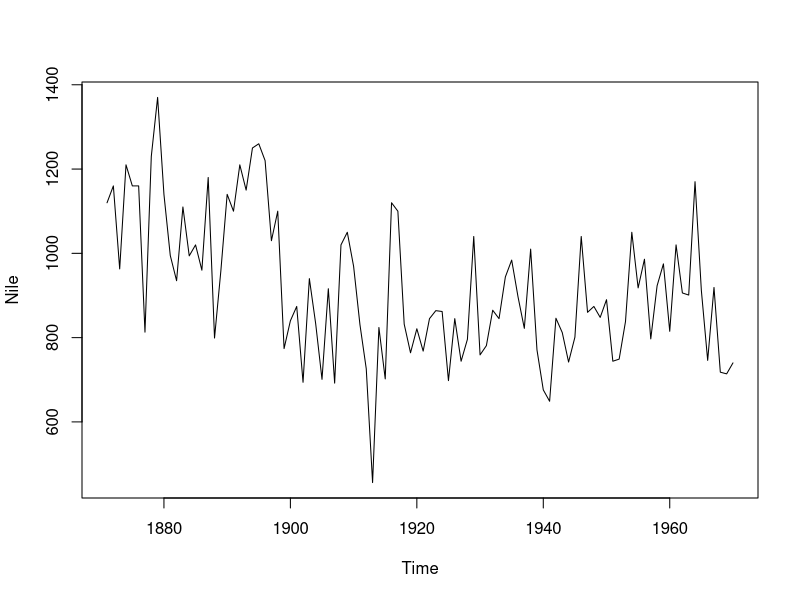
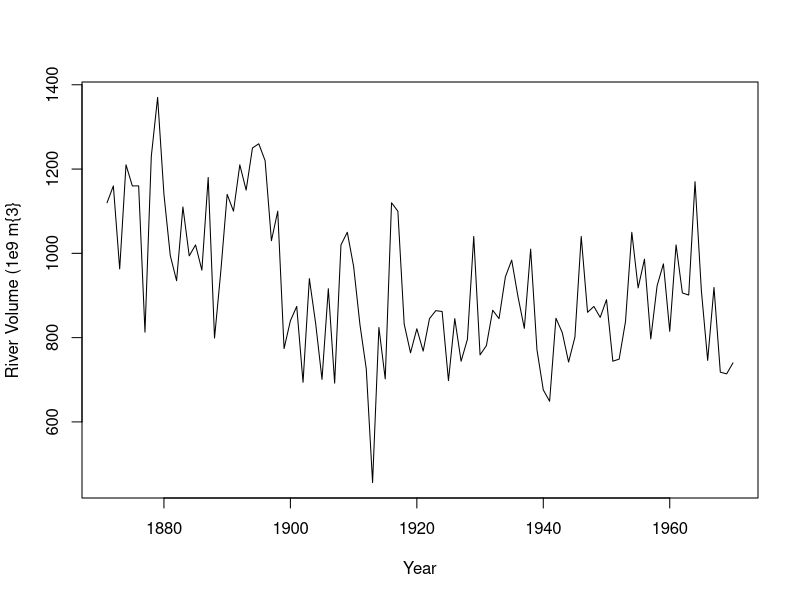
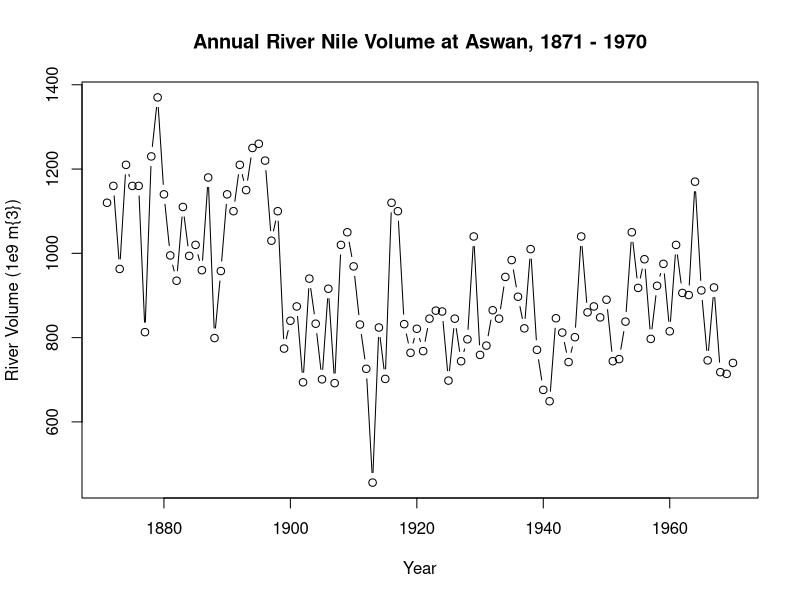

Source code (R) for these figures, in order: (Note: this script raises an error after producing the figures.)
# Time Series Analysis (Part 1)
# these are the notes from a datacamp tutorial found:
	# https://campus.datacamp.com/courses/introduction-to-time-series-analysis/exploratory-time-series-data-analysis?ex=2


# Exploring Raw Time Series
	# we'll start by learning some functions to explore datasets

# Print the Nile dataset
print(Nile)

# List the number of observations in the Nile dataset
length(Nile)

# Display the first 10 elements of the Nile dataset
head(Nile, n = 10)

# Display the last 12 elements of the Nile dataset
tail(Nile, n = 12)


# Basic Time Series Plots

# Plot the Nile data
plot(Nile)

# Plot the Nile data with xlab and ylab arguments
plot(Nile, xlab = "Year", ylab = "River Volume (1e9 m{3}")

# Plot the Nile data with xlab, ylab, main, and type arguments
	# type = "l" just plots the line of the series
	# type = "b" plots both the line graph and the observed points at each year
plot(Nile, xlab = "Year", ylab = "River Volume (1e9 m{3})", main = "Annual River Nile Volume at Aswan, 1871 - 1970", type="b")


# What does the Time Index Tell Us?
	# not sure which package (if any) holds the dataframes used in this section
	# the data in this section the data is not spaced out evenly over time
		#  the first, second, and last observations are at times 1.210322, 1.746137, and 20.180524 instead of 1,2, and 20

# Plot the continuous_series using continuous time indexing
par(mfrow=c(2,1))
plot(continuous_time_index, continuous_series, type = "b")

# Make a discrete time index using 1:20 
discrete_time_index <- 1:20

# Now plot the continuous_series using discrete time indexing
plot(discrete_time_index, continuous_series, type = "b")


# Sampling Frequency
	# some times series data is exactly evenly spaced
	# some is only somewhat frequently spaced
	# some is somewhat evenly spaced with missing data points

# Basic assumtions
	# consequtive observations are equally spaced
	# apply a discrete time observation index


# Identifying the Sampling Frequency

# in addition to viewing your data and plotting over time, there are several additional operations that can be performed on time series datasets
	# start() and end() returns the time index of the first and last observations respectivly
	# time() calculates a vector of time indicies, with one element for each time index on which the series was observed
	# deltat() returns the fixed time interval between observations
	# frequency() returns the number of ovservations per unit of time
	# cycle() returns the position in the cycle of each observation

# here we will work with the AirPassengers dataset
	# reports the monthly total international air passengers (in thousands) from 1949 to 1960

# Plot AirPassengers
plot(AirPassengers)

# View the start and end dates of AirPassengers
start(AirPassengers)
end(AirPassengers)

# Use time(), deltat(), frequency(), and cycle() with AirPassengers 
time(AirPassengers)
deltat(AirPassengers)
frequency(AirPassengers)
cycle(AirPassengers)


# Missing Values

# Plot the AirPassengers data
plot(AirPassengers)

# Compute the mean of AirPassengers
	# in datacamp, some values of AirPassengers have been removed
		# hence why they need the na.rm = TRUE argument
mean(AirPassengers, na.rm = TRUE)

# Impute mean values to NA in AirPassengers
AirPassengers[85:96] <- mean(AirPassengers, na.rm = TRUE)

# Generate another plot of AirPassengers
plot(AirPassengers)

# Add the complete AirPassengers data to your plot
	# not sure what any of this does honestly
rm(AirPassengers)
points(AirPassengers, type = "l", col = 2, lty = 3)


# Building ts() Objects - I

# start with a vector of data
	# apply the ts() object 
		# data in ts() functions are usually approximatly evenly spaced over time

data_vector <- c(10, 6, 11, 8, 10, 3, 6, 9)

# makes data_vector into a time series object
time_series <- ts(data_vector) 

# when plotting a ts() object, Time is automatically added to the horizontal axis
	# by default R uses a simple observation index starting from 1 as the first observation
plot(time_series) 

# specify the start date and observation frequency
	# frequency is the number of observations in each period
		# frequency = 2 would have 2 frequencies for 2001, before moving to 2002, or two observations a year
time_series <- ts(data_vector, start = 2001, frequency = 1)
plot(time_series)

time_series <- ts(data_vector, start = 2001, frequency = 2)
plot(time_series)

# is.ts()
	# checks whether given object is a time series
is.ts(data_vector)
is.ts(time_series)

# why use ts() objects?
	# improved plotting
	# access to time index information
	# model estimation and forecasting (later chapters)


# Creating a Time Series Object with ts()

# a time series vector is a univariate or multivariate (matrix) with additional attributes
	# attributes include:
		# indices for each observations
		# sampling frequency 
		# time increment between observations
	# many methods are avaialbel for utilizing time series attributes
		# plot() on a 'ts' object will automatically generate a plot over time
data_vector <- rnorm(1:48)
plot(data_vector)

time_series <- ts(data_vector, start = 2004, frequency = 4)
# print() handles 'ts' objects differently by attribute

print(time_series)
plot(time_series)


# Testing whether an object is a time series

# Check whether data_vector and time_series are ts objects
is.ts(data_vector)
is.ts(time_series)

# Check whether Nile is a ts object
is.ts(Nile)

# Check whether AirPassengers is a ts object
is.ts(AirPassengers)


# Plotting a Time Series Object

# Check whether eu_stocks is a ts object
eu_stocks <- EuStockMarkets
is.ts(eu_stocks)

# View the start, end, and frequency of eu_stocks
start(eu_stocks)
end(eu_stocks)
frequency(eu_stocks)

# Generate a simple plot of eu_stocks
plot(eu_stocks)
ts.plot(eu_stocks)

# Use ts.plot with eu_stocks
ts.plot(eu_stocks, col = 1:4, xlab = "Year", ylab = "Index Value", main = "Major European Stock Indices, 1991-1998")

# Add a legend to your ts.plot
legend("topleft", colnames(eu_stocks), lty = 1, col = 1:4, bty = "n")



# Plotting a Time Series Object

# Check whether eu_stocks is a ts object
is.ts(eu_stocks)

# View the start, end, and frequency of eu_stocks
start(eu_stocks)
end(eu_stocks)
frequency(eu_stocks)

# Generate a simple plot of eu_stocks
plot(eu_stocks)
ts.plot(eu_stocks)

# Use ts.plot with eu_stocks
ts.plot(eu_stocks, col = 1:4, xlab = "Year", ylab = "Index Value", main = "Major European Stock Indices, 1991-1998")

# Add a legend to your ts.plot
legend("topleft", colnames(eu_stocks), lty = 1, col = 1:4, bty = "n")


